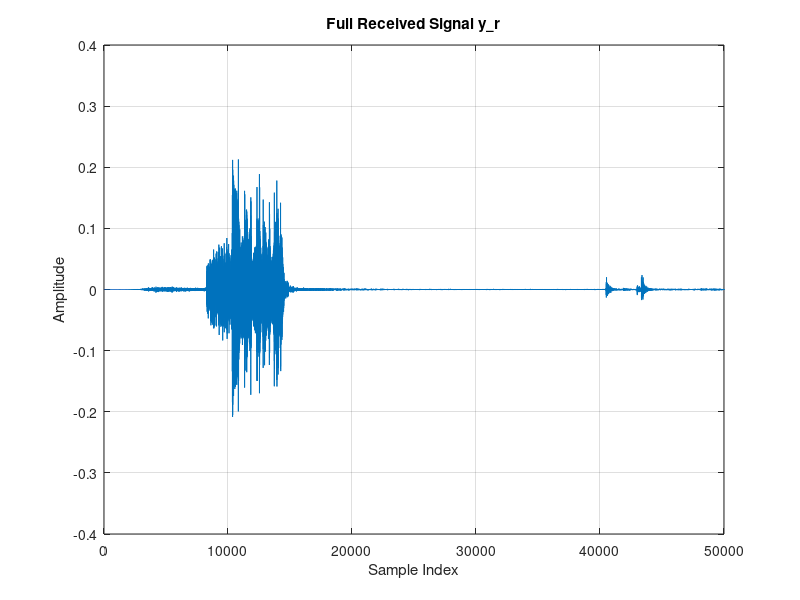

The MATLAB source for this figure: (Note: this script raises an error after producing the figure.)
load short_modem_rx.mat
load sync_noise.mat  
figure;
plot(y_r);
title('Full Received Signal y\_r');
xlabel('Sample Index');
ylabel('Amplitude');
grid on;
start_idx = find_start_of_signal(y_r, x_sync);
data_start = start_idx + length(x_sync) + 100;  % skip sync and add a small buffer
y_t = y_r(data_start:end);
%% Parameters modem_tx.m
fc = 1000;        
Fs = 8192;        
SymbolPeriod = 100;  
%% Step 1: Coherent demodulation (multiply by cosine)
t = (0:length(y_t)-1)' / Fs;
y_demod = y_t .* cos(2*pi*fc*t);
%% Step 2: Apply truncated ideal LPF (sinc-based FIR)
k = -20:20;                 % 51-point filter
Omegac = pi/3;              % cutoff
h = (Omegac/pi) * sinc((Omegac/pi)*k);  % impulse response

m_baseband = conv(y_demod, h, 'same');  % apply filter
m_baseband = m_baseband / max(abs(m_baseband));  % normalize
%% Step 3: Plot to inspect signal
figure;
plot(data_start + (0:length(m_baseband)-1), m_baseband);
title('Demodulated Baseband Signal m(t)');
xlabel('Sample Index (relative to y\_r)');
ylabel('Amplitude');
%% Bit extraction
bits_expected = 5 * 8;  % "Hello" = 5 characters
ref = StringToBits('Hello');
best_msg = '';
best_score = 0;

for offset = -15:15
    x_d = zeros(1, bits_expected);
    for k = 1:bits_expected
        idx = round((k - 0.5) * SymbolPeriod) + offset;
        if idx > 0 && idx <= length(m_baseband)
            x_d(k) = m_baseband(idx) > 0;
        end
    end
    score = sum(x_d == ref);
    if score > best_score
        best_score = score;
        best_msg = BitsToString(x_d);
        best_offset = offset;
    end
end
%% Decode bits to string
decoded = BitsToString(x_d);
disp("Decoded Message: " + decoded);

function start_idx = find_start_of_signal(x, sync)
% Uses a cross correlation-based approach to find
% the start of the signal. It assumes that the
% signal in x has the sync signal at its very beginning.

signal_rms = rms(x);
coarse_idx_list = find(abs(x) > signal_rms, 1);

if isempty(coarse_idx_list)
    error('No point in x exceeds the RMS threshold. Check signal.');
end

coarse_idx = coarse_idx_list - length(sync);

% Safety: clip to valid range
coarse_idx = max(coarse_idx, 1);
upper_bound = min(coarse_idx + length(sync)*3, length(x));

% Run correlation in safe range
[Ryx, lags] = xcorr(x(1:upper_bound), sync);
[~, ii] = max(abs(Ryx));
start_idx = lags(ii) + 1;

% Final check
start_idx = max(start_idx, 1);
end
